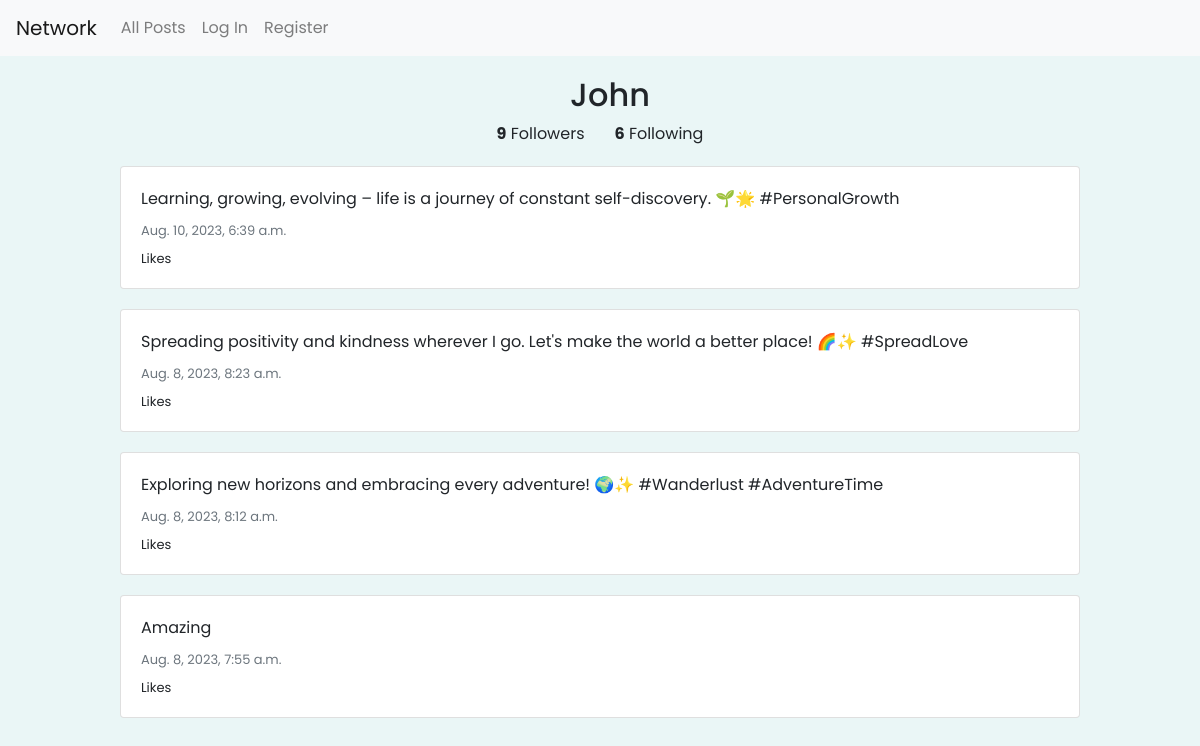
Page /profile/6 on the committed database.
### network/models.py (models this page shows, shortened)
class User(AbstractUser):
    pass

class Profile(models.Model):
    user = models.OneToOneField(User,on_delete=models.CASCADE)
    follows = models.ManyToManyField("self", related_name="followed_by", symmetrical=False, blank=True)

class Post(models.Model):
    author = models.ForeignKey(User, on_delete=models.CASCADE,related_name="user")
    content = models.CharField(max_length=1000)
    timestamp = models.DateTimeField(auto_now_add=True)

### network/views.py (the view)
# urls.py: path("profile/<int:id>", views.view_profile, name="view_profile"),
def view_profile(request, id):
    author = User.objects.get(pk=id)
    profile = Profile.objects.get(pk=id)
    posts = Post.objects.filter(author__id=id).order_by('-timestamp')
    user_profile = None
    if request.user.is_authenticated:
        current_user = request.user
        user_profile = Profile.objects.get(user=current_user)
    return render(request, 'network/profile.html', {
        'profile' : profile,
        'posts' : posts,
        'author': author,
        'user_profile': user_profile
    })

### network/templates/network/profile.html (shortened to what this page needs)
{% extends "network/layout.html" %}
{% block body %}
    <div style="text-align: center; ">
        <h2>{{ author.username }}</h2>
        <pre style="font-family: 'Poppins', sans-serif; font-size:16px"><strong>{{ profile.followed_by.all.count }}</strong> Followers       <strong>{{ profile.follows.all.count }}</strong> Following</pre>
    </div>
    {% for post in posts %}
        <div style="margin: 20px 100px 20px 100px;" class="card w-10">
            <div class="card-body">
            <p class="card-text">{{ post.content }}</p>
            <p style="font-size: 13px;" class="card-subtitle mb-2 text-muted">{{ post.timestamp }}</p>
            <p style="font-size: 13px;" class="card-text">{{ post.likes }} Likes</p>
            </div>
        </div>
    {% endfor %}
{% endblock %}

### network/templates/network/layout.html (style rules this page uses)
h2 { padding-left: 20px; }
body { font-family: 'Poppins', sans-serif; background-color: #eaf6f6; }

### rows in the picture
User: username "John"
Profile: followed_by.all.count "9", follows.all.count "6"
Post: content "Learning, growing, evolving – life is a journey of constant self-discovery. 🌱🌟 #PersonalGrowth", timestamp "Aug. 10, 2023, 6:39 a.m."
Post: content "Spreading positivity and kindness wherever I go. Let's make the world a better place! 🌈✨ #SpreadLove", timestamp "Aug. 8, 2023, 8:23 a.m."
Post: content "Exploring new horizons and embracing every adventure! 🌍✨ #Wanderlust #AdventureTime", timestamp "Aug. 8, 2023, 8:12 a.m."
Post: content "Amazing", timestamp "Aug. 8, 2023, 7:55 a.m."
